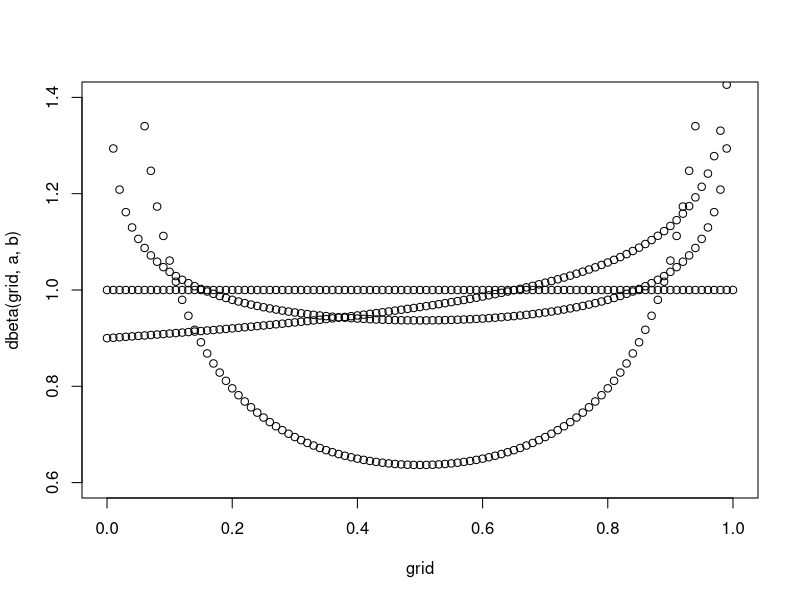
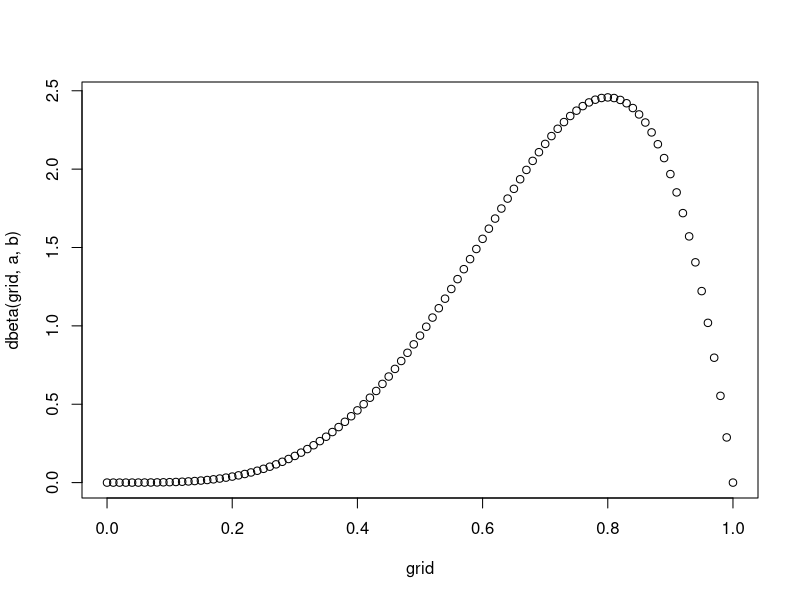
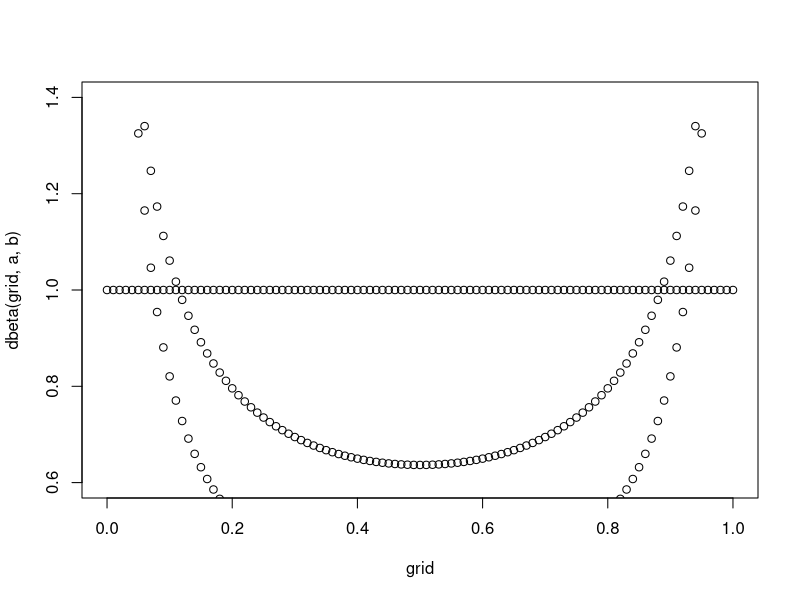
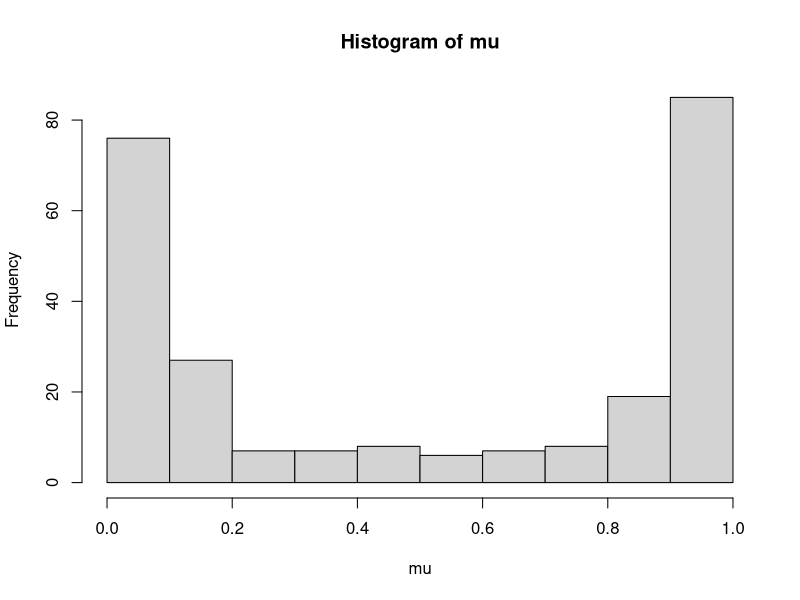
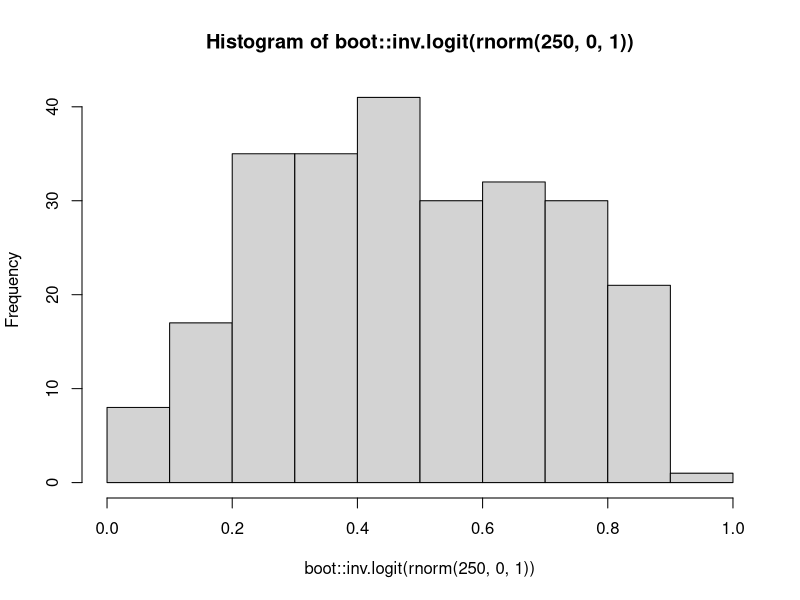
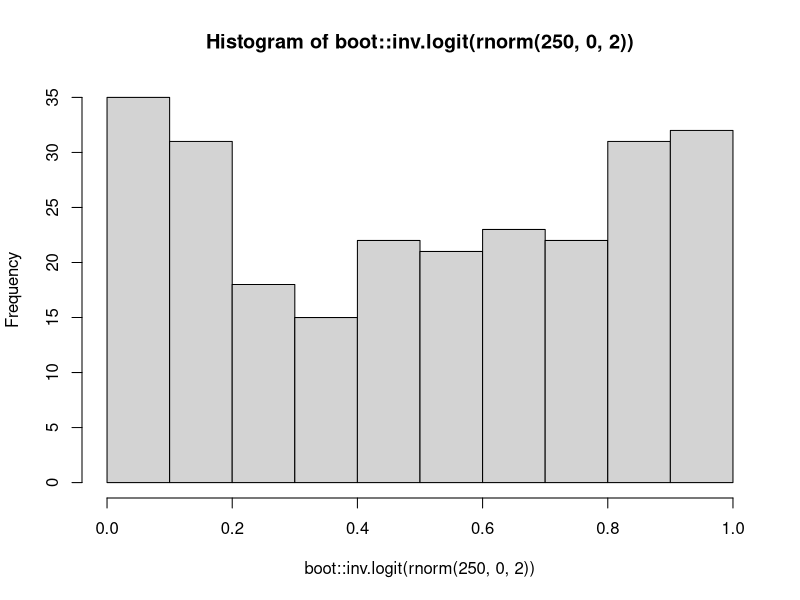
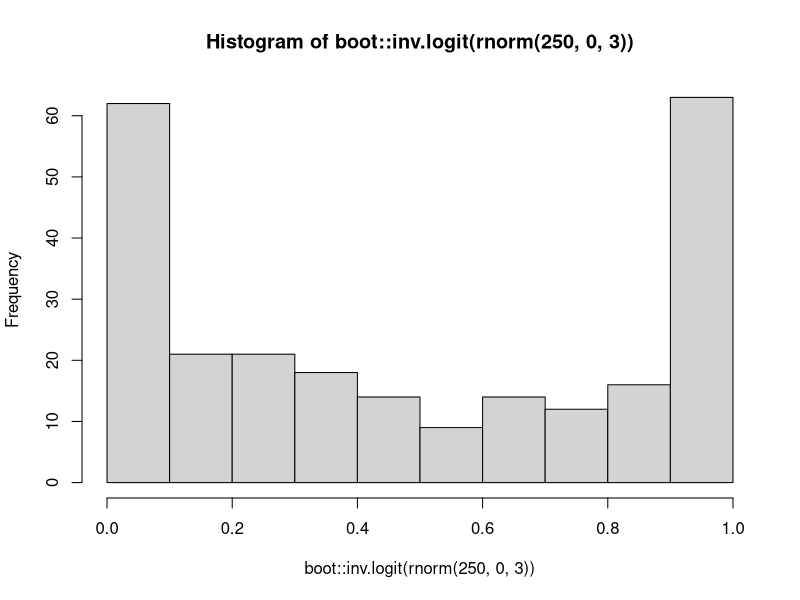

The R source for these figures, in order:
# glmmTMB demo

library(glmmTMB)
library(ggplot2)
library(dplyr)

# For reparameterizing the beta distribution
# From "classical" parameterization
beta_ab2muphi <- function(a, b) {
  return(list(
    mu = a/(a + b), 
    phi = a + b
  ))
}

# From mean-and-precision parameterization
beta_muphi2ab <- function(mu, phi) {
  return(list(
    a = mu * phi,
    b = phi * (1 - mu)
  ))
}

# For generating random beta-distributed 
# observations with mean-precision
# parameterization
rbeta2 <- function(n, mu, phi) {
  if(length(mu) > 1 | length(phi) > 1) {
    stop("Error: mu and phi parameters must",
         " be constants, not vectors.")
  }
  params <- beta_muphi2ab(mu, phi)
  return(rbeta(n, params$a[1], params$b[1]))
}

# Function for plotting beta pdf
beta_pdf <- function(a, b, add=FALSE) {
  grid <- seq(0,1, by=0.01)
  if(add) {
    points(x = grid,
           y = dbeta(grid, a, b))
  } else {
    plot(x = grid,
         y = dbeta(grid, a, b))
  }
}

beta_pdf(1, 1, FALSE)
beta_pdf(0.5, 0.5, TRUE)
beta_pdf(0.9, 0.9, TRUE)
beta_pdf(1, 0.9, TRUE)
beta_pdf(5, 2)

# Function for plotting beta pdf with 
# mean-precision parameterization
beta_pdf2 <- function(mu, phi, add=FALSE) {
  ab_parameters <- beta_muphi2ab(mu, phi)
  a <- ab_parameters$a
  b <- ab_parameters$b
  grid <- seq(0,1, by=0.01)
  if(add) {
    points(x = grid,
           y = dbeta(grid, a, b))
  } else {
    plot(x = grid,
         y = dbeta(grid, a, b))
  }
}

beta_pdf2(0.5, 2)
beta_pdf2(0.5, 1, TRUE)
beta_pdf2(0.5, 0.5, TRUE)

# Need to transform 0-1 scale because its values
# are inclusive of 0 and 1. We need it to
# exclude those endpoints, in order for logit
# link to avoid Inf and -Inf.
exclude01 <- function(x) {
  n <- length(x)
  return((x * (n - 1) + 0.5) / n)
}

# Randomly generate data with bistable beta-distributed residuals

# We assume the following model:
#    Y ~ Beta(mu, phi)
#    logit(mu) = XB
# In the first step, we generate random X,
# specify coefficients B, and calculate
# the vector mu.
set.seed(1)
x1 <- rnorm(250)
x2 <- rnorm(250)
beta1 <- -0.4
beta2 <- 5
mu <- boot::inv.logit( beta1*x1 + beta2*x2 )
hist(mu)
# This actually already looks like it has a 
# bimodal beta error distribution, when in fact, 
# it's beta-distributed *without* errors. 
# Fitting a model to it should yield a perfect fit:
data <- data.frame(mu, x1, x2)
glm1 <- glmmTMB(mu ~ x1 + x2,
                data = data,
                family = beta_family(link = "logit"))
summary(glm1)
# Yes, it returns the original coefficients

# Actually, inv.logit(rnorm(250, 0, x)) produces a
# seemingly bimodal distribution bounded at 0 and 1
# for any value of x < ~2.
hist(boot::inv.logit(rnorm(250, 0, 1)))
hist(boot::inv.logit(rnorm(250, 0, 2)))
hist(boot::inv.logit(rnorm(250, 0, 3)))

# Now to simulate response values with bimodal
# beta-distributed errors, assume mu_i to be the
# mean of the beta distribution from which y_i
# was drawn.
set.seed(1001)
phi <- 1.5 # arbitrarily assume precision = 1.5
out <- lapply(mu, function(x) {rbeta2(1, x, phi)}) 
y <- exclude01(unlist(out))

# Now attempt to fit model to the new data
data <- data.frame(y, x1, x2)
glm_beta <- glmmTMB(y ~ x1 + x2,
                    data = data,
                    family = beta_family(link = "logit"))
summary(glm_beta)
#             Estimate Std. Error z value Pr(>|z|)    
# (Intercept) -0.00576    0.07133  -0.081   0.9356    
# x1          -0.12210    0.07420  -1.645   0.0999 .  
# x2           1.46665    0.11360  12.911   <2e-16 ***

# Unable to return original coefficients,
# though at least the signs and relative
# magnitudes are consistent.

# What if data was generated from a beta 
# distribution with a higher (but still < 2)
# precision parameter?
set.seed(1489321)
phi_precise <- 1.9
out <- lapply(mu, function(x) {rbeta2(1, x, phi_precise)})
y_precise <- exclude01(unlist(out))
data <- data.frame(y_precise, x1, x2)
glm_beta_precise <- glmmTMB(y_precise ~ x1 + x2,
                            data = data, 
                            family = beta_family(link = "logit"))
summary(glm_beta_precise)
#             Estimate Std. Error z value Pr(>|z|)    
# (Intercept)  0.04590    0.06979   0.658    0.511    
# x1          -0.08107    0.07209  -1.124    0.261    
# x2           1.58275    0.12130  13.049   <2e-16 ***

# Still unable to return original coefficients, 
# though AIC is lower (better) than before.

# What if there was more data?
set.seed(89051)
x1 <- rnorm(10000)
x2 <- rnorm(10000)
beta1 <- -0.4
beta2 <- 1
mu <- boot::inv.logit( beta1*x1 + beta2*x2 )
phi <- 100
set.seed(1)
out <- lapply(mu, function(x) {rbeta2(1, x, phi)})
y <- exclude01(unlist(out))
data <- data.frame(y, x1, x2)
glm_beta <- glmmTMB(y ~ x1 + x2,
                    data = data,
                    family = beta_family(link = "logit"))
summary(glm_beta)
#              Estimate Std. Error z value Pr(>|z|)    
# (Intercept)  0.001569   0.002227     0.7    0.481    
# x1          -0.400665   0.002305  -173.8   <2e-16 ***
# x2           0.999744   0.002648   377.5   <2e-16 ***

# (Note: The model retrieves the original 
# parameters only if the precision is high.
# However, any precision > 2 would not
# represent a bistable (0,1) distribution.)

# What if it was a much simpler model?
# Try an intercept-only model.
beta0 <- 0.5
mu <- boot::inv.logit( beta0 * rep(1, 10000) )
phi <- 1.5
set.seed(1)
out <- lapply(mu, function(x) {rbeta2(1, x, phi)})
y <- exclude01(unlist(out))
data <- data.frame(y)
glm_beta <- glmmTMB(y ~ 1,
                    data = data,
                    family = beta_family(link = "logit"))
summary(glm_beta)
#             Estimate Std. Error z value Pr(>|z|)    
# (Intercept)  0.49598    0.01218   40.71   <2e-16 ***

# This model returns the
# original parameter, mu = 0.5!
